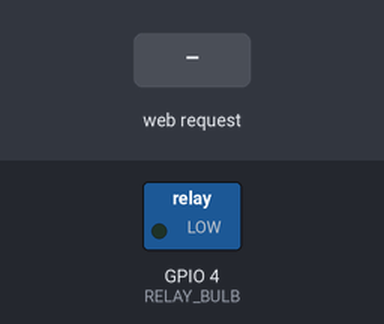
Bench run of a sketch on a simulated ESP32. Shown: switched loads named in the sketch (green lamp = pin HIGH). Inputs (shaded band) come from the test bench. WiFi joins after 1.5 s; servers stay silent unless stated.

Above: at 2.7 s.
2.8 s: HTTP request GET /control?state=on received
At 3.9 s:
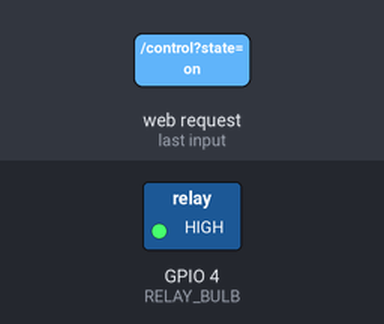
Timing chart, 0 to 5.8 s (numbered marks = the images above; inputs shaded):
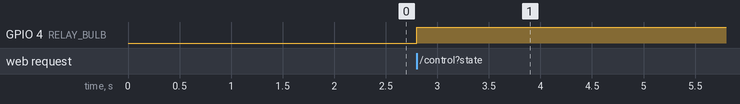

Measured:
- after the input at 2.8 s, GPIO 4 (RELAY_BULB): LOW → HIGH at once

The sketch:

c3.ino
```cpp
#include <WiFi.h>
#include <WebServer.h>

const char* WIFI_SSID = "Galaxy A12580F";
const char* WIFI_PASSWORD = "isreal13";

WebServer server(80);

// Hardware Pins reconfigured as requested
const int LDR_PIN = 2;
const int RELAY_BULB = 4;
const int LDR_ON_THRESHOLD = 1500;
String commandedBulbState = "off";
unsigned long lastReconnectAttempt = 0;

void handleControl() {
  if (!server.hasArg("state")) {
    server.send(400, "text/plain", "Missing state");
    return;
  }
  String state = server.arg("state");

  if (state != "on" && state != "off") {
    server.send(400, "text/plain", "Invalid bulb state");
    return;
  }

  if (state == "on") {
    digitalWrite(RELAY_BULB, HIGH);
  } else {
    digitalWrite(RELAY_BULB, LOW);
  }
  commandedBulbState = state;
  server.send(200, "application/json", String("{\"bulb\":\"") + commandedBulbState + "\"}");
}

void handleStatus() {
  int ldrValue = analogRead(LDR_PIN);
  String lightFeedback = (ldrValue < LDR_ON_THRESHOLD) ? "on" : "off";
  String json = String("{\"bulb\":\"") + commandedBulbState + "\",\"ldr_raw\":" + String(ldrValue) + ",\"light_feedback\":\"" + lightFeedback + "\",\"wifi\":\"" + String(WiFi.status() == WL_CONNECTED ? "connected" : "disconnected") + "\"}";
  server.send(200, "application/json", json);
}

void handleHealth() {
  server.send(200, "application/json", "{\"ok\":true}");
}

void reconnectWiFi() {
  if (WiFi.status() == WL_CONNECTED) return;
  if (millis() - lastReconnectAttempt < 5000) return;

  lastReconnectAttempt = millis();
  WiFi.disconnect();
  WiFi.begin(WIFI_SSID, WIFI_PASSWORD);
}

void setup() {
  Serial.begin(115200);
  pinMode(RELAY_BULB, OUTPUT);
  digitalWrite(RELAY_BULB, LOW);

  WiFi.begin(WIFI_SSID, WIFI_PASSWORD);
  while (WiFi.status() != WL_CONNECTED) { delay(500); }

  server.on("/control", HTTP_GET, handleControl);
  server.on("/status", HTTP_GET, handleStatus);
  server.on("/health", HTTP_GET, handleHealth);
  server.begin();
}

void loop() {
  reconnectWiFi();
  server.handleClient();
}
```
